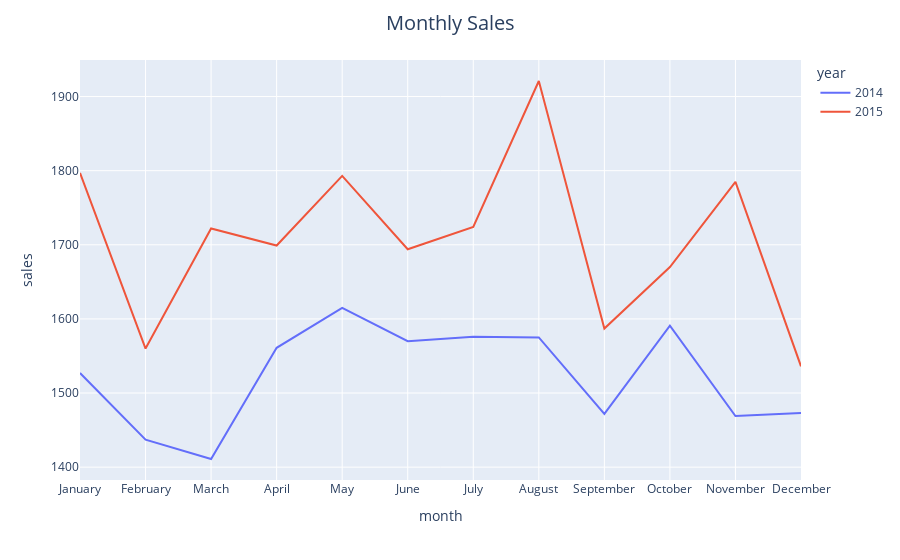

Notebook cell for this chart:
### Code cell
montho = CategoricalDtype(['January','February','March','April','May','June','July','August','September','October','November','December'])
yemo['month'] = yemo['month'].astype(montho)
yemo =yemo.sort_values(by = 'month')
fig = px.line(yemo, x= 'month', y='sales', color = 'year')
fig.update_layout(title_text = 'Monthly Sales', title_x = 0.5,
                 title = {'font': {'size':20}})

### Figure 1 — Plotly figure (JSON) as saved in the notebook; plotly's stock layout.template omitted (floating-point values rounded to 4 significant figures)
{"data": [{"hovertemplate": "year=2014<br>month=%{x}<br>sales=%{y}<extra></extra>", "legendgroup": "2014", "line": {"color": "#636efa", "dash": "solid"}, "marker": {"symbol": "circle"}, "mode": "lines", "name": "2014", "orientation": "v", "showlegend": true, "type": "scatter", "x": ["January", "February", "March", "April", "May", "June", "July", "August", "September", "October", "November", "December"], "xaxis": "x", "y": [1527, 1437, 1411, 1561, 1615, 1570, 1576, 1575, 1472, 1591, 1469, 1473], "yaxis": "y"}, {"hovertemplate": "year=2015<br>month=%{x}<br>sales=%{y}<extra></extra>", "legendgroup": "2015", "line": {"color": "#EF553B", "dash": "solid"}, "marker": {"symbol": "circle"}, "mode": "lines", "name": "2015", "orientation": "v", "showlegend": true, "type": "scatter", "x": ["January", "February", "March", "April", "May", "June", "July", "August", "September", "October", "November", "December"], "xaxis": "x", "y": [1797, 1560, 1722, 1699, 1793, 1694, 1724, 1921, 1587, 1670, 1785, 1536], "yaxis": "y"}], "layout": {"autosize": true, "legend": {"title": {"text": "year"}, "tracegroupgap": 0}, "margin": {"t": 60}, "title": {"font": {"size": 20}, "text": "Monthly Sales", "x": 0.5}, "xaxis": {"anchor": "y", "autorange": true, "domain": [0, 1], "range": [0, 11], "title": {"text": "month"}, "type": "category"}, "yaxis": {"anchor": "x", "autorange": true, "domain": [0, 1], "range": [1383.0, 1949.0], "title": {"text": "sales"}, "type": "linear"}}}
